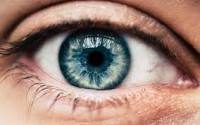
#> input picture eye2.jpg, 200 x 125 px
$ jupyter execute iris.ipynb
#> lines starting #> are read from the running program, lines starting #| are printed output that depends on the picture
#Daugman Algorithm for Eye Recognition

[cell 1]
## imports

import numpy as np
import cv2
import itertools
import math

[cell 2]
def daugman(grey_image, center, min_radius, max_radius, step):

    intensities = []
    list_of_radiuses = list(range(min_radius, max_radius, step)) # list of radius rings we want to analyse
    mask = np.zeros_like(grey_image)
    for radius in list_of_radiuses:
        # drawing a circle on the mask
        cv2.circle(mask, center, radius, 255, 1)

        # extracting out the ring
        contrast = grey_image & mask

        total_intensity = np.sum(contrast.flatten())
        average_intensity = total_intensity / (2 * math.pi * radius) # finding the average intensity
        intensities.append(average_intensity)

        mask = np.zeros_like(grey_image) # restart mask


    intensities = np.array(intensities)

    # finding the difference between each intensity ring
    intensities_diff = np.diff(intensities)

    intensities_diff = abs(cv2.GaussianBlur(intensities_diff, (1, 5), 0))


    index = np.argmax(intensities_diff) # finding the index of the maximum difference in intensity

    return intensities_diff[index], list_of_radiuses[index]

[cell 3]
def iris(grey_image, min_radius, max_radius, step_coords, step_radius):

    height, width = grey_image.shape
    if height != width:
        # crop image into a square
        if height < width:
            grey_image = grey_image[:, int((width-height)/2): width-int((width-height)/2)-1]
        else:
            grey_image = grey_image[int((height-width)/2): height-int((height-width)/2)-1,:]

    height, width = grey_image.shape

    # let us assume that the iris is in the centre 1/3 of the image

    # list of coordinates that are inside the centre 1/3 of the image...
    one_third_x = list(range(int(height/3), int(height/3 * 2), step_coords))
    centre_third_square = itertools.product(one_third_x, one_third_x) # collecting coordinates in the centre 1/3
    intensity = []
    coords = []

    for pt in centre_third_square:
        intenseness, radius = daugman(grey_image, pt, min_radius, max_radius, step_radius)
        intensity.append(intenseness)
        coords.append((pt, radius))


    intensity = np.array(intensity)
    max_index = np.argmax(intensity)

    return coords[max_index]

[cell 4]
image = cv2.imread('eye2.jpg')
#> image is the input picture: shape (125, 200, 3); mean B, G, R 119.5, 130.7, 159.3
image = cv2.cvtColor(image, cv2.COLOR_BGR2GRAY)
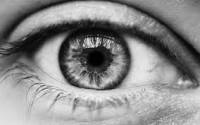
#> image: shape (125, 200); min 0, max 245, mean 138

iris(image, 15, 100, 1, 3)
#> in iris, `grey_image = grey_image[:, int((width-height)/2): width-int((width-hei..`:
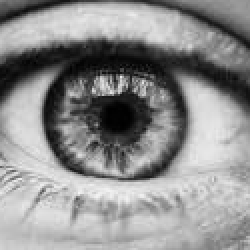
#> grey_image: shape (125, 125) (shown 2 times larger); min 0, max 245, mean 142
#> the loop in iris, `for pt in centre_third_square:` made 1764 passes
#> (intenseness, radius) on passes 1 to 3: ([14.03], 24), ([13.92], 24), ([13.73], 24)
#> after the loop in iris, `for pt in centre_third_square:`: coords = 1764 items; intensity = 1764 items, first 6: [14.03], [13.92], [13.73], [14.25], [15.06], [15.58]
#> in iris, `intensity = np.array(intensity)`: intensity = 1764 values, max 37.31 at index 730, min 8.7 at index 1748, mean 18.2
#> in iris, `max_index = np.argmax(intensity)`: max_index = 730
#> Out = ((58, 57), 36)

$ run again, with eye3.jpg copied over eye2.jpg
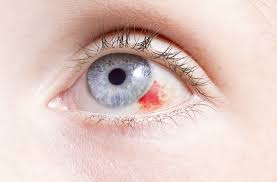
#> input picture eye3.jpg, 277 x 182 px
#> image is the input picture: shape (182, 277, 3); mean B, G, R 194.4, 200.6, 224.6
#> `image = cv2.cvtColor(image, cv2.COLOR_BGR2GRAY)`:
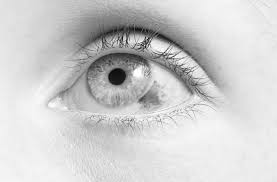
#> image: shape (182, 277); min 5, max 255, mean 207.1
#> in iris, `grey_image = grey_image[:, int((width-height)/2): width-int((width-hei..`:
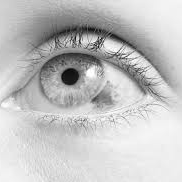
#> grey_image: shape (182, 182); min 5, max 255, mean 194.3
#> the loop in iris, `for pt in centre_third_square:` made 3721 passes
#> (intenseness, radius) on passes 1 to 3: ([15.95], 63), ([15.85], 63), ([15.88], 63)
#> after the loop in iris, `for pt in centre_third_square:`: coords = 3721 items; intensity = 3721 items, first 6: [15.95], [15.85], [15.88], [14.49], [13.3], [12.58]
#> in iris, `intensity = np.array(intensity)`: intensity = 3721 values, max 35.29 at index 1981, min 7.58 at index 207, mean 14.44
#> max_index = 1981
#> Out = ((92, 89), 96)

$ run again, with eye.jpg copied over eye2.jpg
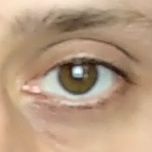
#> input picture eye.jpg, 152 x 152 px
#> image is the input picture: shape (152, 152, 3); mean B, G, R 128.8, 154.5, 182.3
#> `image = cv2.cvtColor(image, cv2.COLOR_BGR2GRAY)`:
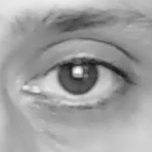
#> image: shape (152, 152); min 22, max 249, mean 159.9
#> the loop in iris, `for pt in centre_third_square:` made 2601 passes
#> (intenseness, radius) on passes 1 to 3: ([15.75], 54), ([15.58], 54), ([15.45], 54)
#> after the loop in iris, `for pt in centre_third_square:`: coords = 2601 items; intensity = 2601 items, first 6: [15.75], [15.58], [15.45], [16.26], [14.79], [14.35]
#> in iris, `intensity = np.array(intensity)`: intensity = 2601 values, max 35.29 at index 1454, min 8.26 at index 34, mean 14.56
#> max_index = 1454
#> Out = ((78, 76), 15)
